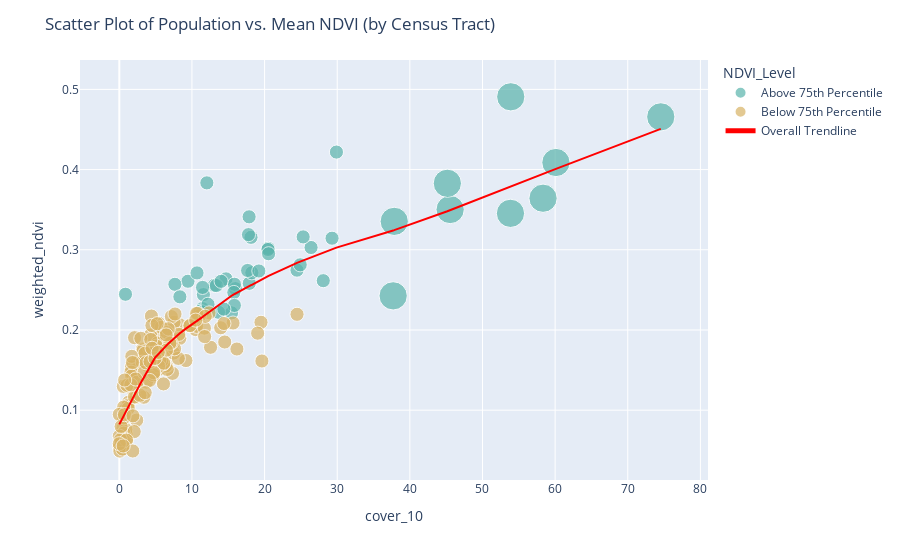

Notebook source saved alongside this figure:
### Code cell
# For example, assume that the joined DataFrame contains columns:
#   'GEOID', 'Population', and 'Mean_NDVI'
# We'll create a scatter plot of Mean_NDVI (y-axis) vs. Population (x-axis).

# Step 3: Create an interactive scatter plot using Plotly Express.
# - 'text' is set to 'GEOID', so each point shows the GEOID on hover.
fig = px.scatter(
    df_joined,
    x="cover_10",      # Replace with your x-axis column name
    y="weighted_ndvi", # Replace with your y-axis column name
    color="NDVI_Level",      # Color points by NDVI level category
    size="marker_size",      # Size points by marker_size

    category_orders={"NDVI_Level": ["Above 75th Percentile", "Below 75th Percentile"]}, # <-- custom order here

    # Optional: specify a custom mapping of NDVI_Level to color:
    color_discrete_map={
        "Above 75th Percentile": "#5ab4ac",
        "Below 75th Percentile": "#d8b365"
    },

    trendline="lowess",     # Adds an Ordinary Least Squares (linear) trendline
    # 'ols': Ordinary Least Squares regression line.
    # 'lowess': Locally Weighted Scatterplot Smoothing line.
    # 'rolling': Rolling average, rolling median, etc.
    trendline_color_override="red",
    trendline_scope="overall",
    # text="GEOID",      # This column will be displayed as text labels
    hover_data={"GEOID": True, "cover_10": True, "weighted_ndvi": True}
)


# Optional: update layout properties for better readability
fig.update_layout(
    title="Scatter Plot of Population vs. Mean NDVI (by Census Tract)",
    xaxis_title="cover_10",
    yaxis_title="weighted_ndvi",
    template="plotly" ## 'ggplot2', 'seaborn', 'simple_white', 'plotly', 'plotly_white', 'plotly_dark', 'presentation', 'none'
)

# Step 4: Display the interactive plot.
fig.show()

### Figure 1 — Plotly figure (JSON) as saved in the notebook; plotly's stock layout.template omitted (floating-point values rounded to 4 significant figures; data arrays with more than 128 entries replaced by an {"elided": "..."} marker saying what was removed)
{"data": [{"customdata": [[6075060502], [6075980600], [6075980501], [6075023103], [6075023102], [6075033203], [6075033204], [6075025403], [6075031100], [6075031000], [6075060400], [6075030900], [6075025401], [6075033201], [6075021800], [6075025100], [6075025200], [6075030700], [6075021700], [6075021500], [6075021600], [6075030800], [6075061400], [6075030600], [6075021300], [6075021100], [6075022704], [6075021200], [6075020402], [6075030400], [6075030500], [6075020600], [6075020500], [6075030302], [6075020401], [6075030102], [6075030301], [6075016900], [6075017000], [6075017101], [6075017102], [6075016700], [6075980300], [6075015900], [6075013400], [6075042800], [6075980200], [6075012602], [6075060100]], "hovertemplate": "NDVI_Level=Above 75th Percentile<br>cover_10=%{x}<br>weighted_ndvi=%{y}<br>marker_size=%{marker.size}<br>GEOID=%{customdata[0]}<extra></extra>", "legendgroup": "Above 75th Percentile", "marker": {"color": "#5ab4ac", "size": [5, 5, 20, 5, 5, 5, 5, 5, 5, 5, 5, 5, 5, 5, 5, 5, 5, 20, 20, 5, 5, 5, 5, 5, 5, 5, 5, 5, 5, 5, 20, 5, 5, 5, 5, 20, 5, 5, 5, 5, 5, 20, 20, 5, 5, 5, 20, 5, 20], "sizemode": "area", "sizeref": 0.05, "symbol": "circle"}, "mode": "markers", "name": "Above 75th Percentile", "orientation": "v", "showlegend": true, "type": "scatter", "x": [11.45, 0.8504, 58.34, 9.45, 20.5, 17.87, 12.05, 15.45, 14.69, 7.654, 29.89, 18.13, 17.89, 17.78, 20.47, 18.25, 15.99, 37.85, 45.55, 11.17, 29.29, 24.46, 15.85, 20.55, 17.67, 15.77, 13.66, 19.22, 28.08, 24.9, 45.16, 13.1, 11.58, 15.84, 13.35, 60.11, 14.39, 11.46, 26.4, 10.7, 14.01, 37.7, 74.55, 11.49, 12.21, 25.31, 53.85, 8.339, 53.89], "xaxis": "x", "y": [0.2266, 0.2445, 0.3643, 0.2608, 0.3018, 0.3411, 0.3834, 0.2214, 0.2637, 0.2569, 0.4218, 0.3155, 0.2582, 0.3189, 0.3004, 0.2713, 0.2515, 0.3354, 0.3502, 0.2234, 0.3144, 0.2746, 0.257, 0.2951, 0.2742, 0.2468, 0.2221, 0.2736, 0.2615, 0.2813, 0.3829, 0.2557, 0.2441, 0.2306, 0.2554, 0.4088, 0.2261, 0.2531, 0.3028, 0.2711, 0.2607, 0.2426, 0.4657, 0.2223, 0.2321, 0.3161, 0.3454, 0.2413, 0.4907], "yaxis": "y"}, {"customdata": {"elided": "146x1 int values"}, "hovertemplate": "NDVI_Level=Below 75th Percentile<br>cover_10=%{x}<br>weighted_ndvi=%{y}<br>marker_size=%{marker.size}<br>GEOID=%{customdata[0]}<extra></extra>", "legendgroup": "Below 75th Percentile", "marker": {"color": "#d8b365", "size": {"elided": "146 int values"}, "sizemode": "area", "sizeref": 0.05, "symbol": "circle"}, "mode": "markers", "name": "Below 75th Percentile", "orientation": "v", "showlegend": true, "type": "scatter", "x": {"elided": "146 float values"}, "xaxis": "x", "y": {"elided": "146 float values"}, "yaxis": "y"}, {"hovertemplate": "<b>LOWESS trendline</b><br><br>cover_10=%{x}<br>weighted_ndvi=%{y} <b>(trend)</b><extra></extra>", "legendgroup": "Overall Trendline", "line": {"color": "red"}, "mode": "lines", "name": "Overall Trendline", "showlegend": true, "type": "scatter", "x": {"elided": "194 float values"}, "xaxis": "x", "y": {"elided": "194 float values"}, "yaxis": "y"}], "layout": {"legend": {"itemsizing": "constant", "title": {"text": "NDVI_Level"}, "tracegroupgap": 0}, "margin": {"t": 60}, "title": {"text": "Scatter Plot of Population vs. Mean NDVI (by Census Tract)"}, "xaxis": {"anchor": "y", "domain": [0, 1], "title": {"text": "cover_10"}}, "yaxis": {"anchor": "x", "domain": [0, 1], "title": {"text": "weighted_ndvi"}}}}
